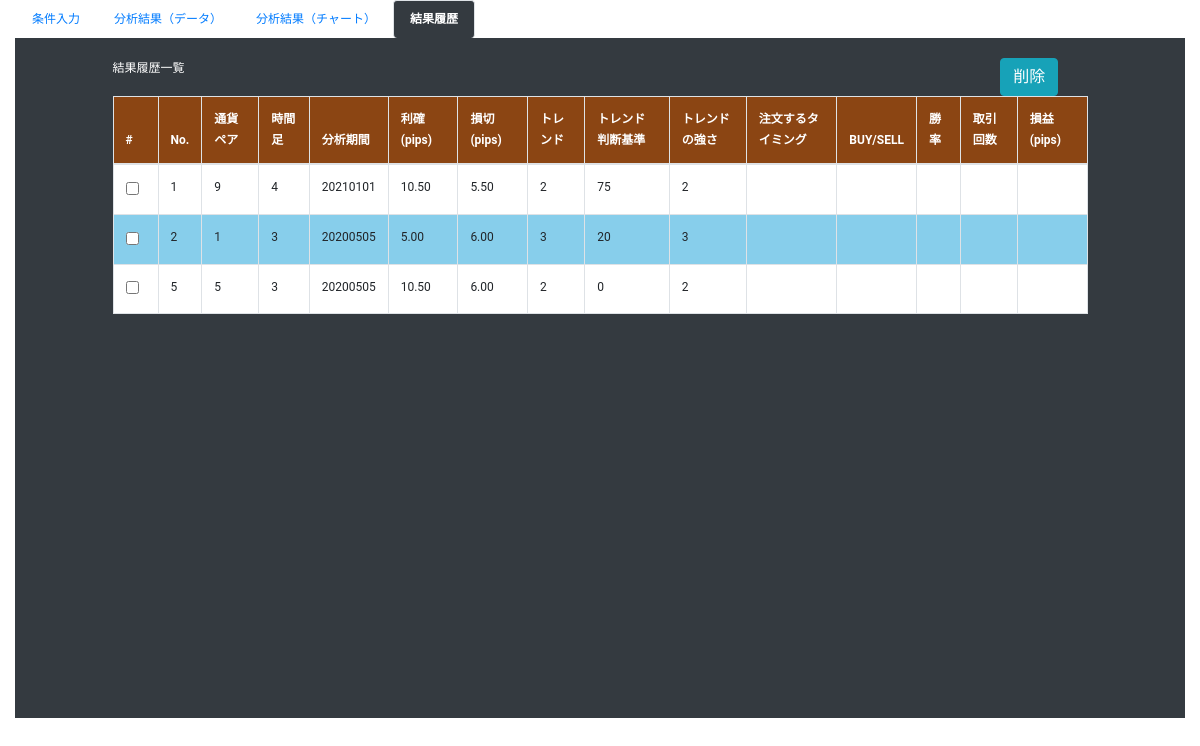
The app's page /index4.php with its own data.
### tables this page shows
CREATE TABLE `terms_table` (
  `id` int(10) NOT NULL,
  `currency` varchar(2) NOT NULL,
  `chart_time` varchar(2) NOT NULL,
  `b_from_ymd` varchar(14) DEFAULT NULL,
  `b_to_ymd` varchar(14) NOT NULL,
  `rikaku` float(6,2) NOT NULL,
  `songiri` float(6,2) NOT NULL,
  `wait` varchar(1) NOT NULL,
  `trend` varchar(1) DEFAULT NULL,
  `trend_ma1` int(3) DEFAULT NULL,
  `trend_ma2` int(3) DEFAULT NULL,
  `trend_ma3` int(3) DEFAULT NULL,
  `trend_mtf1` varchar(6) DEFAULT NULL,
  `trend_mtf2` varchar(6) DEFAULT NULL,
  `trend_mtf3` varchar(6) DEFAULT NULL,
  `nehaba` varchar(1) DEFAULT NULL,
  `vola_from` float(4,1) DEFAULT NULL,
  `vola_to` float(4,1) DEFAULT NULL,
  `pips_from` float(6,2) DEFAULT NULL,
  `pips_to` float(6,2) DEFAULT NULL,
  `period` varchar(1) DEFAULT NULL,
  `wave` int(1) DEFAULT NULL,
  `hour_from` int(3) DEFAULT NULL,
  `hour_to` int(3) DEFAULT NULL,
  `term_1` varchar(3) DEFAULT NULL,
  `term_2` varchar(3) DEFAULT NULL,
  `term_3` varchar(3) DEFAULT NULL,
  `term_4` varchar(3) DEFAULT NULL,
  `buy_sell` varchar(1) DEFAULT NULL,
  `created_at` date NOT NULL,
  `updated_at` date NOT NULL,
  `del_f` varchar(1) NOT NULL
);

### index4.php (the view, shortened to what this page needs)
<?php
$pdo = connect_to_db();
$sql = "SELECT * FROM terms_table WHERE del_f = '0'";
$stmt = $pdo->prepare($sql);
try {
    $status = $stmt->execute();
} catch (PDOException $e) {
    echo json_encode(["sql error" => "{$e->getMessage()}"]);
    exit();
}
$result = $stmt->fetchAll(PDO::FETCH_ASSOC);
$output = "";
foreach ($result as $record) {
    $cnt = $record["id"];
    $output .= "
    <tr class='retu'>
        <td>
            <div class='form-check'>
                <input class='form-check-input position-static' type='checkbox' value='" . $cnt . "'>
            </div>
        </td>
        <td>{$record["id"]}</td>
        <td>{$record["currency"]}</td>
        <td>{$record["chart_time"]}</td>
        <td>{$record["b_from_ymd"]}</td>
        <td>{$record["rikaku"]}</td>
        <td>{$record["songiri"]}</td>
        <td>{$record["trend"]}</td>
        <td>{$record["trend_ma1"]}</td>
        <td>{$record["nehaba"]}</td>
        <td></td>
        <td></td>
        <td></td>
        <td></td>
        <td></td>
    </tr>
  ";
}
?>
<!DOCTYPE html>
<html lang="ja">
<head>
    <link rel="stylesheet" href="https://stackpath.bootstrapcdn.com/bootstrap/4.5.0/css/bootstrap.min.css">
    <link rel="stylesheet" href="./css/style4.css">
</head>
<body>
    <div class="container-fluid">
        <ul class="nav nav-tabs nav-pills">
            <li class="nav-item">
                <a href="index.php" class="nav-link">条件入力</a>
            </li>
            <li class="nav-item">
                <a href="index2.php" class="nav-link">分析結果（データ）</a>
            </li>
            <li class="nav-item">
                <a href="index3.php" class="nav-link">分析結果（チャート）</a>
            </li>
            <li class="nav-item">
                <a href="#" class="nav-link active">結果履歴</a>
            </li>
        </ul>
        <form action="data_delete.php" method="POST" name="set">
            <div class="dark">
                <div class="row offset-1">
                    <p class="w_col">結果履歴一覧</p>
                    <button type="submit" class="btn btn-info offset-md-9">削除</button>
                </div>
                <table class="col-10 offset-1 table table-bordered">
                    <thead class="header">
                        <tr>
                            <th scope="col">#</th>
                            <th scope="col">No.</th>
                            <th scope="col">通貨ペア</th>
                            <th scope="col">時間足</th>
                            <th scope="col">分析期間</th>
                            <th scope="col">利確(pips)</th>
                            <th scope="col">損切(pips)</th>
                            <th scope="col">トレンド</th>
                            <th scope="col">トレンド判断基準</th>
                            <th scope="col">トレンドの強さ</th>
                            <th scope="col">注文するタイミング</th>
                            <th scope="col">BUY/SELL</th>
                            <th scope="col">勝率</th>
                            <th scope="col">取引回数</th>
                            <th scope="col">損益(pips)</th>
                        </tr>
                    </thead>
                    <tbody>
                        <?= $output ?>
                    </tbody>
                </table>
            </div>
        </form>
    </div>
</body>
</html>

### css/style4.css (style rules this page uses)
body { font-family: Roboto, "Yu Gothic Medium", "游ゴシック Medium", YuGothic, "游ゴシック体", "ヒラギノ角ゴ Pro W3", "メイリオ", sans-serif; line-height: 1.75; font-size: 12px; }
* { padding:0; margin:0; -webkit-box-sizing: border-box; -moz-box-sizing: border-box; -o-box-sizing: border-box; -ms-box-sizing: border-box; box-sizing: border-box; }
.dark { background-color: #343a40; padding-top: 20px; height: 680px; }
.nav-tabs .nav-link.active { background-color: #343a40; border-bottom: #343a40; font-weight: bold; }
.nav-tabs { border-bottom: none; }
table tr.retu:nth-child(even) { background-color: #87ceeb }
table tr.retu:nth-child(odd) { background-color: #fff }
.header { background-color: #8b4513; color: #fff; }
.w_col { color: #fff; }

### records on screen
terms_table: id "1", currency "9", chart_time "4", b_from_ymd "20210101", rikaku "10.50", songiri "5.50", trend "2", trend_ma1 "75", nehaba "2"
terms_table: id "2", currency "1", chart_time "3", b_from_ymd "20200505", rikaku "5.00", songiri "6.00", trend "3", trend_ma1 "20", nehaba "3"
terms_table: id "5", currency "5", chart_time "3", b_from_ymd "20200505", rikaku "10.50", songiri "6.00", trend "2", trend_ma1 "0", nehaba "2"
